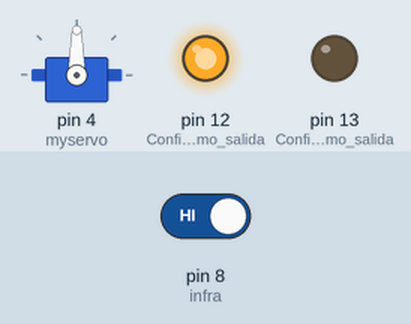
The sketch below on a simulated Arduino Uno, built with avr-gcc and run on an emulated ATmega328P. Shown: servo, output pins drawn as LEDs (lit = HIGH). The test bench sets the inputs (shaded band); at power-on: pin 8 (infra) HIGH. What the sketch prints to the serial monitor is not drawn.

Above: at 2.8 s.
2.9 s: pin 8 (infra) driven LOW
At 3.7 s:
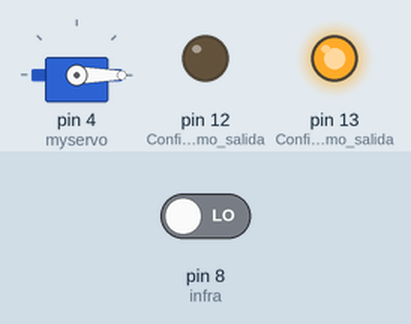
4.5 s: pin 8 (infra) driven HIGH
At 5.8 s:
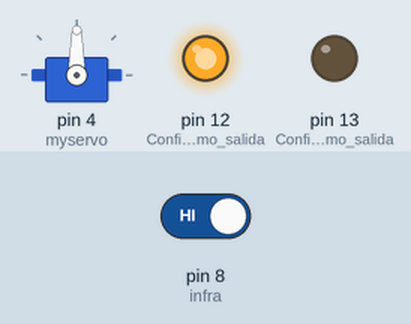
Timing chart, 0 to 7.5 s (numbered marks = the images above; inputs shaded):
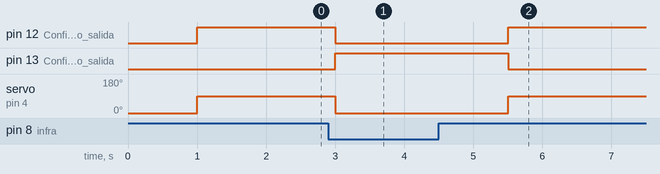

Measured:
- after the input at 2.9 s, pin 12 (Configurado_como_salida): HIGH → LOW after 0.10 s; pin 13 (Configurado_como_salida): LOW → HIGH after 0.10 s; servo on pin 4 (myservo): 90° → 0° after 0.10 s
- after the input at 4.5 s, pin 12 (Configurado_como_salida): LOW → HIGH after 1.0 s; pin 13 (Configurado_como_salida): HIGH → LOW after 1.0 s; servo on pin 4 (myservo): 0° → 90° after 1.0 s

The sketch:

Act.13.ino
```cpp
#include <Servo.h>
Servo myservo;//Se crea objeto myservo

int pos = 0;//Posicion 0
int infra = 8;//Se declara variable entera infra
int valor = 0;//Se declara variable entera valor
int ledR = 13;//Se declara led en pin 13
int ledV = 12;//Se declara led en pin 12

void setup(){
  Serial.begin(9600);//Encendemos puerto serial
  pinMode(infra,INPUT);//Configurado como entrada
  myservo.attach(4);//Se configura servo en pin 4
  myservo.write(pos);//Se escribe posicion
  pos = 0;//Posicion 0
  pinMode(13,OUTPUT);//Configurado como salida
  pinMode(12,OUTPUT);//Configurado como salida
 }

void loop(){
  Serial.println("valor");//Se imprime el mensaje valor
  Serial.print(valor);//Se imprime el valor contenido en la variable valor
  valor = digitalRead(infra);
  if(valor==LOW){//Si valor es igual a encendido
    prende90();//Ejecuta subrutina prende90
  }
  else{
    apaga90();//Ejecuta subrutina apaga90
  }
  }

void prende90(){//Subrutina prende90
  digitalWrite(13,HIGH);//Prende ledr
  digitalWrite(12,LOW);//Apaga ledv
  myservo.write(pos);//Se escribe posicion
  pos = 0;//Posicion 0

  }

  void apaga90(){//Subrutina apaga90
  myservo.write(pos);//Se escribe posicion
  pos=90;//Posicion 90
  delay(1000);//Espera 1seg.
  digitalWrite(12,HIGH);//prende ledv
  digitalWrite(13,LOW);//Apaga ledr
    }
```
